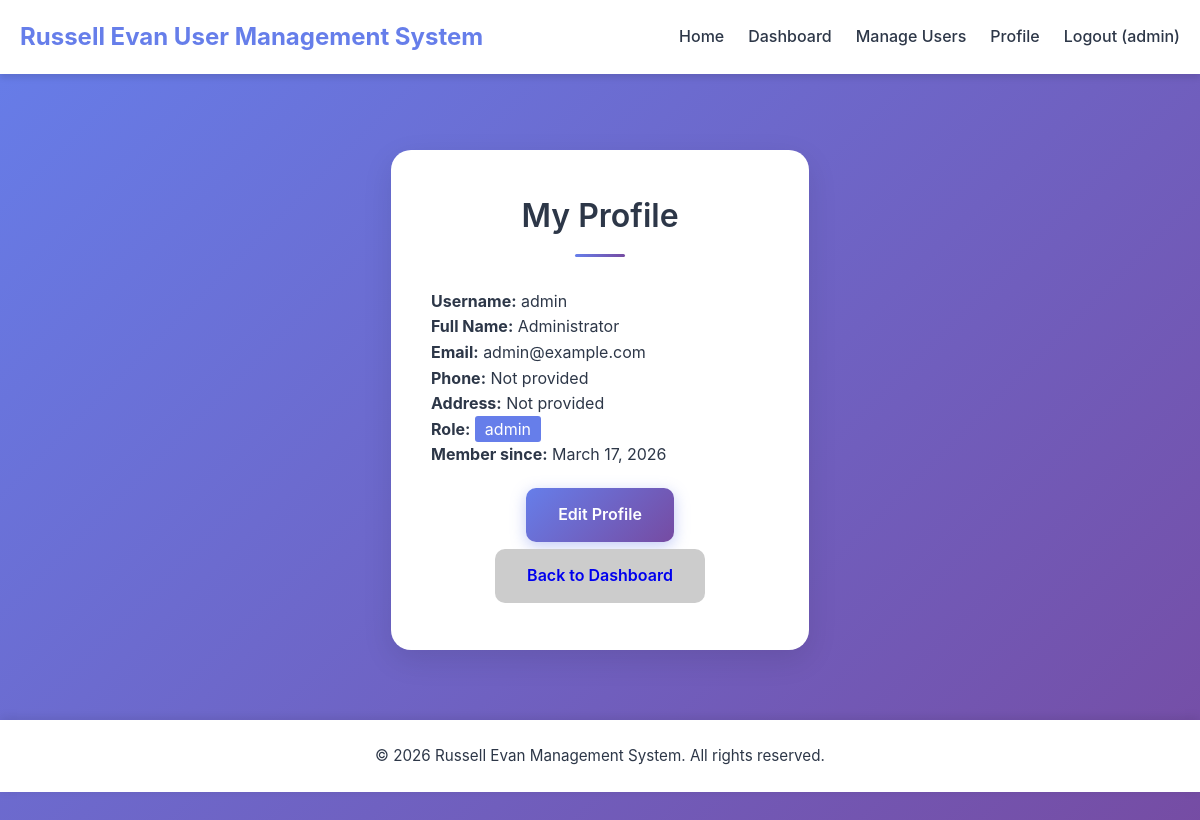
The app's page /profile.php (signed in) with its own data.
### tables this page shows
CREATE TABLE `users` (
  `id` int(11) NOT NULL,
  `username` varchar(50) NOT NULL,
  `email` varchar(100) NOT NULL,
  `password` varchar(255) NOT NULL,
  `full_name` varchar(100) DEFAULT NULL,
  `phone` varchar(20) DEFAULT NULL,
  `address` text DEFAULT NULL,
  `role` enum('admin','user') DEFAULT 'user',
  `created_at` timestamp NOT NULL DEFAULT current_timestamp(),
  `updated_at` timestamp NOT NULL DEFAULT current_timestamp() ON UPDATE current_timestamp()
);

### profile.php (the view, shortened to what this page needs)
<?php
$database = new Database();
$db = $database->getConnection();
$query = "SELECT * FROM users WHERE id = :id";
$stmt = $db->prepare($query);
$stmt->bindParam(':id', $_SESSION['user_id']);
$stmt->execute();
$user = $stmt->fetch(PDO::FETCH_ASSOC);
include 'includes/header.php';
?>
<div class="auth-container">
    <div class="card">
        <h2 class="auth-title">My Profile</h2>
        <div class="user-info">
            <p><strong>Username:</strong> <?php echo htmlspecialchars($user['username']); ?></p>
            <p><strong>Full Name:</strong> <?php echo htmlspecialchars($user['full_name'] ?: 'Not provided'); ?></p>
            <p><strong>Email:</strong> <?php echo htmlspecialchars($user['email']); ?></p>
            <p><strong>Phone:</strong> <?php echo htmlspecialchars($user['phone'] ?: 'Not provided'); ?></p>
            <p><strong>Address:</strong> <?php echo htmlspecialchars($user['address'] ?: 'Not provided'); ?></p>
            <p><strong>Role:</strong> <span style="background: <?php echo $user['role'] == 'admin' ? '#667eea' : '#48bb78'; ?>; color: white; padding: 3px 10px; border-radius: 3px;"><?php echo $user['role']; ?></span></p>
            <p><strong>Member since:</strong> <?php echo date('F d, Y', strtotime($user['created_at'])); ?></p>
        </div>
        <div style="text-align: center; margin-top: 20px;">
            <a href="edit-profile.php" class="btn btn-primary">Edit Profile</a>
            <a href="dashboard.php" class="btn" style="background: #ccc;">Back to Dashboard</a>
        </div>
    </div>
</div>
<?php include 'includes/footer.php'; ?>

### css/style.css (style rules this page uses)
* { margin: 0; padding: 0; box-sizing: border-box; }
:root { --primary-color: #667eea; --primary-dark: #5a67d8; --secondary-color: #764ba2; --success-color: #48bb78; --danger-color: #e53e3e; --warning-color: #ecc94b; --dark-color: #2d3748; --light-color: #f7fafc; --gray-color: #a0aec0; --white: #ffffff; --shadow-sm: 0 1px 3px rgba(0,0,0,0.12), 0 1px 2px rgba(0,0,0,0.24); --shadow-md: 0 4px 6px rgba(0,0,0,0.1); --shadow-lg: 0 10px 30px rgba(0,0,0,0.1); --border-radius: 10px; --transition: all 0.3s cubic-bezier(0.25, 0.8, 0.25, 1); }
body { font-family: -apple-system, BlinkMacSystemFont, 'Segoe UI', Roboto, Oxygen, Ubuntu, Cantarell, sans-serif; background: linear-gradient(135deg, var(--primary-color) 0%, var(--secondary-color) 100%); min-height: 100vh; line-height: 1.6; color: var(--dark-color); }
.card { background: var(--white); border-radius: var(--border-radius); box-shadow: var(--shadow-lg); padding: 2rem; margin-bottom: 2rem; width: 100%; animation: slideUp 0.5s ease-out; }
.auth-container { width: 100%; max-width: 450px; margin: 2rem auto; padding: 0 1rem; }
.auth-container .card { padding: 2.5rem; border-radius: 20px; }
.auth-title { text-align: center; margin-bottom: 2rem; color: var(--dark-color); font-size: 2rem; font-weight: 600; position: relative; padding-bottom: 1rem; }
.auth-title::after { content: ''; position: absolute; bottom: 0; left: 50%; transform: translateX(-50%); width: 50px; height: 3px; background: linear-gradient(to right, var(--primary-color), var(--secondary-color)); border-radius: 3px; }
.btn { padding: 0.875rem 2rem; border: none; border-radius: 10px; font-size: 1rem; font-weight: 600; cursor: pointer; transition: var(--transition); text-decoration: none; display: inline-block; text-align: center; position: relative; overflow: hidden; }
.btn::after { content: ''; position: absolute; top: 50%; left: 50%; width: 0; height: 0; border-radius: 50%; background: rgba(255, 255, 255, 0.2); transform: translate(-50%, -50%); transition: width 0.6s, height 0.6s; }
.btn-primary { background: linear-gradient(135deg, var(--primary-color), var(--secondary-color)); color: var(--white); box-shadow: 0 4px 15px rgba(102, 126, 234, 0.4); }

### records on screen
users: username "admin", full_name "Administrator", email "admin@example.com", phone "Not provided", address "Not provided", role "admin", created_at "March 17, 2026"

### other values on screen
$username "admin"
